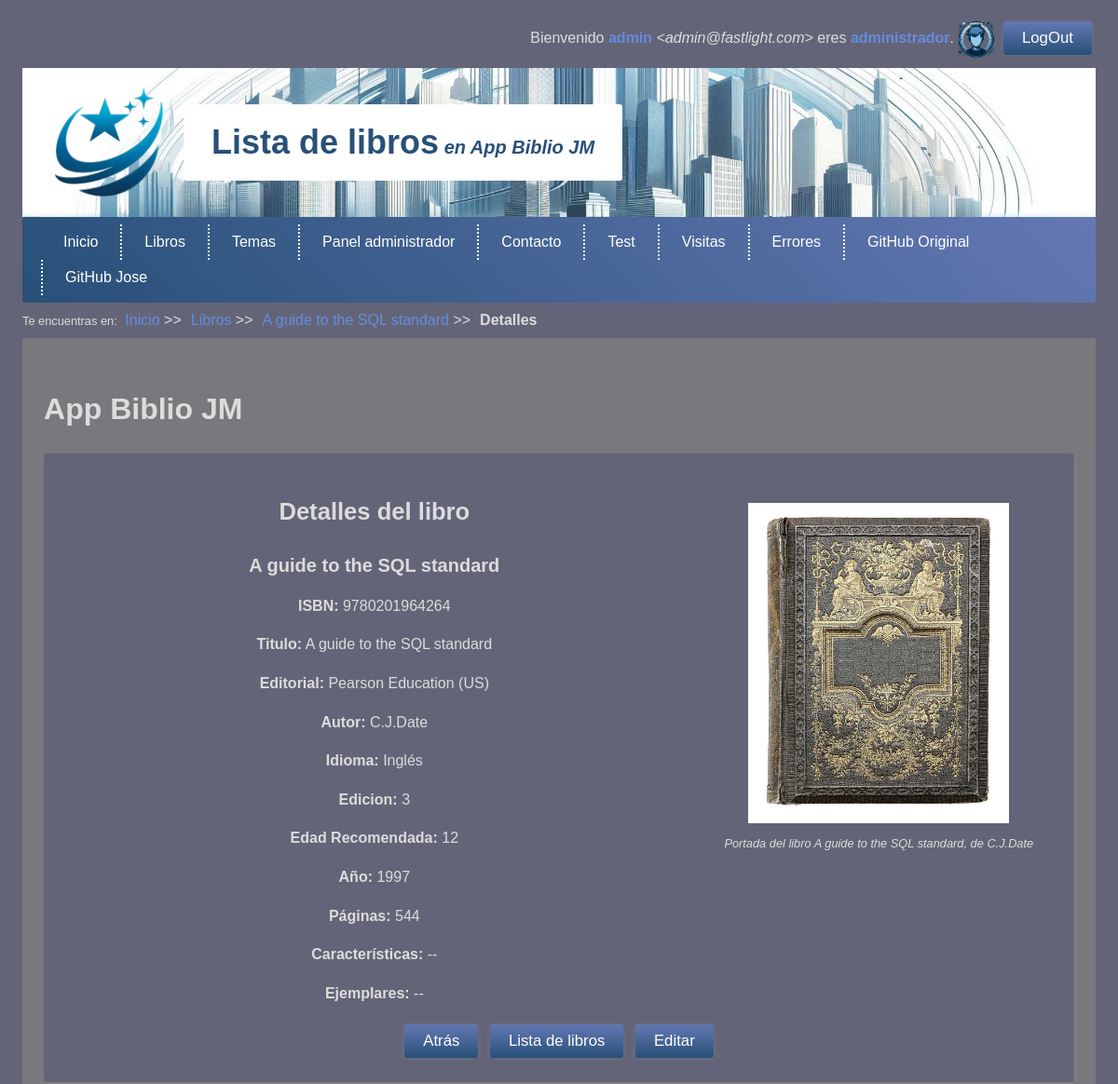
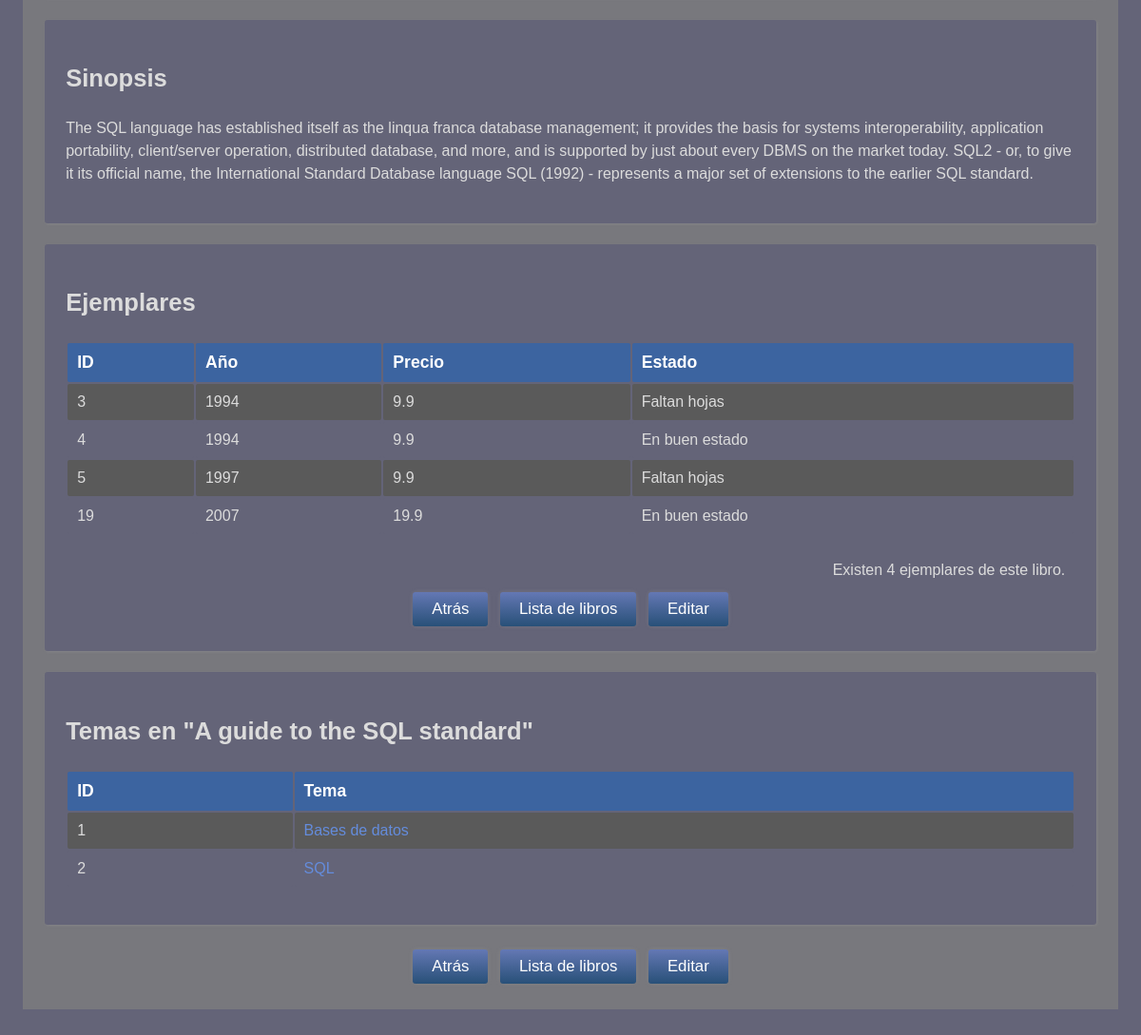
Screenshot of /Libro/show/2 (signed in) with the database file from the repository (2 pictures, top to bottom).
### tables this page shows
CREATE TABLE libros (
  id INT AUTO_INCREMENT PRIMARY KEY,
  isbn CHAR(17) NOT NULL UNIQUE KEY,
  titulo VARCHAR(256) NOT NULL,
  editorial VARCHAR(256) NOT NULL,
  idioma VARCHAR(64) NOT NULL DEFAULT 'Castellano',
  autor VARCHAR(256) NOT NULL,
  edicion INT NOT NULL DEFAULT 1 COMMENT 'Número de edición',
  anyo INT NULL DEFAULT NULL COMMENT 'Año de publicación',
  edadrecomendada INT DEFAULT 0 COMMENT '0 significa todos los públicos',
  portada VARCHAR(256) NULL DEFAULT NULL COMMENT 'Nombre del fichero con la imagen de portada',
  caracteristicas VARCHAR(256) DEFAULT NULL COMMENT 'Tapa dura, blanda, edición de bolsillo...',
  sinopsis TEXT NULL DEFAULT NULL,
  paginas INT NULL DEFAULT NULL
);

CREATE TABLE ejemplares (
  id INT AUTO_INCREMENT PRIMARY KEY,
  idlibro INT NOT NULL,
  anyo INT NOT NULL COMMENT 'Año de adquisición',
  precio FLOAT NOT NULL DEFAULT 0 COMMENT 'precio de adquisición',
  estado VARCHAR(256) DEFAULT NULL COMMENT 'Como nuevo, páginas rotas, páginas pintadas...', 
  
   
   
   
  FOREIGN KEY (idlibro) REFERENCES libros(id) 
		ON UPDATE CASCADE ON DELETE CASCADE
);

CREATE TABLE temas (
  id INT AUTO_INCREMENT PRIMARY KEY,
  tema VARCHAR(256) NOT NULL COMMENT 'Nombre del tema, por ejemplo ciencia o autoayuda',
  descripcion TEXT NOT NULL
);

### app/libraries/View.php (called while the page is built, shortened)
<?php
class View{
    private string $name;
    public function __construct(
        string $name      = '',
        array $parameters = []
    ){
        $this->name       = $name;
    }
    public function load(){
        $template = new (TEMPLATE);
        try{
            @require VIEWS_FOLDER."/$this->name.php";
        }catch(Throwable $e){
            $message = DEBUG ?
            "<p>ERROR en la vista <b>".VIEWS_FOLDER."/$this->name.php</b>.</p>
             <p>INFORMACIÓN ADICIONAL: ".$e->getMessage()."</p>" :
             "Error al cargar la página.";
             throw new ViewException($message);
        }
    }
}

### app/http/ViewResponse.php (called while the page is built, shortened)
<?php
class ViewResponse extends Response{
    protected View $view;
    public function __construct(
        string $name,
        array $params       = [],
        int $httpCode       = 200,
        string $status      = 'OK'
    ){
        $this->view = new View($name, $params);
    }
    public function send(){
        $this->view->load();
        die();
    }
}

### public/index.php (called while the page is built, shortened)
<?php
require '../app/autoload.php';
require '../app/helpers/helpers.php';
try{
    switch(strtoupper(APP_TYPE)){
        case 'WEB' :  $kernel   = new App();
                      $response = $kernel->boot();
                      break;
    }
    $response->send();
}catch(Throwable $t){
    $mensaje = DEBUG ?
        'ERROR en el proceso de arranque: '.$t :
        'Se produjo un error, contacte con el administrador '.ADMIN_EMAIL.' si es necesario.';
    abort(500, 'INTERNAL SERVER ERROR', $mensaje, $t)->send();
}

### app/autoload.php (called while the page is built, shortened)
<?php
    function load(string $clase){
        foreach(AUTOLOAD_DIRECTORIES as $directorio){
           $ruta="$directorio/$clase.php";
           if(is_readable($ruta)){
                break;
           }
        }
    }

### app/libraries/Login.php (called while the page is built, shortened)
<?php
class Login{
    private static ?Authenticable $activeUser = NULL;
    public static function init(){
        self::$activeUser = Session::get('user') ??  NULL;
    }
	public static function user():?Authenticable{
	    return self::$activeUser;
	}
	public static function guest():bool{
	    return empty(self::user());
	}
	public static function role(string $role):bool{
	    return self::user() && self::user()->hasRole($role);
	}
	public static function oneRole(array $roles):bool{
	    return self::user() && self::user()->oneRole($roles);
    }
}

### app/interfaces/Authorizable.php (called while the page is built, shortened)
<?php
    trait Authorizable{
        public function hasRole(string $role):bool{
            return in_array($role, $this->roles);
        }
        public function oneRole(array $roles):bool{
            foreach($roles as $role)
                if($this->hasRole($role))
                    return true;
             return false;
        }
        public function isAdmin(string $adminRole = ADMIN_ROLE):bool{
            return $this->hasRole($adminRole);
        }
    }

### mvc/models/Model.php (called while the page is built, shortened)
<?php
abstract class Model{
    public static function getTable():string{
        return get_called_class()::$table ?? strtolower(get_called_class()).'s';
    }
    protected static function getJsonFields():array{
        return get_called_class()::$jsonFields ?? [];
    }
    public function parseJsonFields():object{
        $properties = self::getJsonFields();
        return $this;
    }
    public static function find(int $id = 0):?object{
        $table = self::getTable();
        $query = "SELECT * FROM $table WHERE id=$id";
        $entity = (DB_CLASS)::select($query, get_called_class());
        if($entity)
            $entity->parseJsonFields();
        return $entity;
    }
    public static function findOrFail(
        int $id = 0,
        ?string $message = NULL
    ):object{
        $entity = get_called_class()::find($id);
        return $entity;
    }
    public function hasMany(
        string $related,
        string $foreignKey = null,
        string $localKey = 'id'
    ):array{
        $tabla = $related::$table ?? strtolower($related).'s';
        $foreignKey = $foreignKey ?? 'id'.strtolower(get_called_class());
        $consulta = "SELECT * FROM $tabla WHERE $foreignKey = ".$this->$localKey;
        $entities =  (DB_CLASS)::selectAll($consulta, $related);
        return $entities;
    }
    public function belongsToMany(
        string $related,
        string $intermediateTable = NULL,
        string $foreign1 = NULL,
        string $foreign2 = NULL,
        string $owner1 = 'id',
        string $owner2 = 'id'
    ):array{
        $tabla1 = self::getTable();
        $tabla2 = $related::$table ?? strtolower($related).'s';
        $tablas = [$tabla1, $tabla2];
        sort($tablas);
        $intermedia = $intermediateTable ?? $tablas[0]."_".$tablas[1];
        $foreign1 = $foreign1 ?? 'id'.strtolower(get_called_class());
        $foreign2 = $foreign2 ?? 'id'.strtolower($related);
        $consulta="SELECT $tabla2.* FROM $tabla2
                    INNER JOIN $intermedia ON $tabla2.$owner2 = $intermedia.$foreign2
                    INNER JOIN $tabla1 ON $intermedia.$foreign1 = $tabla1.$owner1
                WHERE $tabla1.$owner1 = ".$this->$owner1;
        $entities =  (DB_CLASS)::selectAll($consulta, $related);
        return $entities;
    }
}

### app/libraries/DBPDO.php (called while the page is built, shortened)
<?php
class DBPDO extends DB{
    private static $conexion = null;
    public static function get():object{
        if(!self::$conexion){
            $dsn = SGDB.':host='.DB_HOST.':'.DB_PORT.';dbname='.DB_NAME.';charset='.DB_CHARSET;
            try{
                self::$conexion = new PDO($dsn, DB_USER, DB_PASS);
            }catch(Throwable $e){
                $message = "No se pudo conectar con la Base de datos. ";
                if(DEBUG)
                    $message .= "Revisa la configuración: ".$dsn;
                throw new DatabaseException($message);
            }
        }
        return self::$conexion;
    }
    public static function query(string $consulta){
        try{
            $resultado = self::get()->query($consulta);
            return $resultado;
        }catch(Throwable $e){
            if(DEBUG){
                $mensaje = "ERROR EN LA CONSULTA: ";
                $mensaje .= "<p><b>$consulta</b></p>";
                $mensaje .= "<p>".(self::get()->errorInfo()[2])."</p>";
                throw new SQLException($mensaje);
            }else
                throw new SQLException('ERROR al realizar la operación.');
        }
    }
    public static function select(
        string $consulta,
        string $class='stdClass'
    ):?object{
        $resultado = self::query($consulta);
        $objeto = $resultado->fetchObject($class);
        return $objeto === false ? NULL : $objeto;
    }
    public static function selectAll(
        string $consulta,
        string $class='stdClass'
    ):array{
        $resultados = self::query($consulta);
        $objetos = [];
        while($r = $resultados->fetchObject($class))
            $objetos[] = $r;
        return $objetos;
    }
}

### mvc/controllers/LibroController.php (called while the page is built, shortened)
<?php
class LibroController extends Controller{
	public function show(int $id=0) {
		$libro = Libro::findOrFail($id, 'No se encontró el libro indicado');
		$ejemplares= $libro->hasMany('Ejemplar');
		$temas = $libro->getTemas();
		return view ('libro/show',[
				'libro'=>$libro,
				'ejemplares'=>$ejemplares,
				'temas'=>$temas
				]);
	}
}

### app/core/App.php (called while the page is built, shortened)
<?php
class App extends Kernel{
    public function boot():Response{
        try{
            $url = request()->get('url') ?? NULL;
            $url = $url ? explode('/', rtrim($url, '/')) : [];
            $controller = empty($url[0]) ?
                DEFAULT_CONTROLLER :
                ucfirst(strtolower(array_shift($url))).'Controller';
            $method = empty($url[0]) ?
                DEFAULT_METHOD :
                strtolower(array_shift($url));
            $controllerInstance = new $controller();
            return $controllerInstance->$method(...$url);
        }catch(NotIdentifiedException $e){
            Session::set('_pending_operation', '/'.request()->get('url'));
            return redirect('/Login');
        }catch(Throwable $t){
            $mensaje = DEBUG ?
                (new DebugInformation($t, $controller, $method, $url))->toHtml() :
                "No se pudo realizar la operación solicitada.";
            if(LOG_ERRORS)
                Log::addMessage(ERROR_LOG_FILE, get_class($t), $t->getMessage());
            if(DB_ERRORS)
                AppError::new(get_class($t), $t->getMessage());
            return abort(500, 'INTERNAL SERVER ERROR', $mensaje, $t);
        }
    }
}

### mvc/models/Libro.php (called while the page is built, shortened)
<?php
class Libro extends Model{
	public function getTemas():array{
		$temas = $this->belongsToMany('Tema','temas_libros');
		return $temas;
	}
}

### mvc/views/libro/show.php (the view, shortened to what this page needs)
<!DOCTYPE html>
<html lang="es">
<head>
		<?= $template->css() ?>
	</head>
<body>
		<?= $template->login() ?>
		<?= $template->header('Lista de libros') ?>
		<?= $template->menu() ?>
		<?= $template->breadCrumbs(['Libros'=>'/Libro',$libro->titulo=>'/Libro/show/'.$libro->id,'Detalles'=>null]) ?>
	<main>
		<h1><?=APP_NAME?></h1>
		<section id="detalles" class="flex-container gap2">
			<div class="flex2 centered">
				<h2>Detalles del libro</h2>
				<h3><?=$libro->titulo?></h3>
				<p><b>ISBN:</b> 	<?= $libro->isbn ?></p>
				<p><b>Titulo:</b>  	<?= $libro->titulo ?></p>
				<p><b>Editorial:</b>  	<?= $libro->editorial ?></p>
				<p><b>Autor:</b>  	<?= $libro->autor ?></p>
				<p><b>Idioma:</b>  	<?= $libro->idioma ?></p>
				<p><b>Edicion:</b>  	<?= $libro->edicion ?></p>
				<p><b>Edad Recomendada:</b> 	<?= $libro->edadrecomendada ?? 'Pdt calificación' ?></p>
				<p><b>Año:</b>  	<?= $libro->anyo ?? ' -- '?></p>
				<p><b>Páginas:</b>  	<?= $libro->paginas ?? ' -- '?></p>
				<p><b>Características:</b>  	<?= $libro->caracterisitcas ?? ' -- '?></p>
				<p><b>Ejemplares:</b>  	<?= $libro->ejemplares ?? ' -- '?></p>
			</div>
			<figure class="flex1 centrado p2">
				<img src="<?=BOOK_IMAGE_FOLDER.'/'.($libro->portada ?? DEFAULT_BOOK_IMAGE)?>"
				 	class="cover enlarge-image" alt="Portada del libro <?= $libro->titulo?>">
				 <figcaption>Portada del libro <?= "$libro->titulo, de $libro->autor"?> </figcaption>
			</figure>
			<div class="centrado w100">
			<a class="button" onclick="history.back()">Atrás</a>
			<a class="button" href="/Libro/list">Lista de libros</a>
			<a	class="button" href="/Libro/edit/<?=$libro->id?>">Editar</a>
		</div>
		</section>
		<section>
			<h2>Sinopsis</h2>
			<p><?= $libro->sinopsis ? paragraph($libro->sinopsis) : 'SIN DETALLES'?></p>
		</section>
		<section>
			<h2>Ejemplares</h2>
			<?php
			if(!$ejemplares){
					echo "<div class='warning p2'><p>No hay ejemplares de este libro.</p></div>";
			} else { ?>
				<table class="table w100 centered-block">
					<tr>
						<th>ID</th><th>Año</th><th>Precio</th><th>Estado</th>
					</tr>
					<?php
					foreach($ejemplares as $ejemplar){ ?>
						<tr>
							<td> <?=$ejemplar->id ?></td>
							<td> <?=$ejemplar->anyo ?></td>
							<td> <?=$ejemplar->precio ?></td>
							<td> <?=$ejemplar->estado ?></td>
						</tr>
					<?php } ?>
				</table>
				<div class="p1 right">
					Existen <?= sizeof($ejemplares) ?> ejemplares de este libro.
				</div>
			<?php } ?>
			<div class="centrado">
			<a class="button" onclick="history.back()">Atrás</a>
			<a class="button" href="/Libro/list">Lista de libros</a>
			<a	class="button" href="/Libro/edit/<?=$libro->id?>">Editar</a>
		</div>
		</section>
		<section>
			<h2>Temas en <b>"<?= $libro->titulo?>"</b></h2>
			<?php
			if(!$temas){
				echo "<div class='warning p2'><p>No se han indicado temas.</p></div>";
			} else { ?>
				<table class="table w100">
					<tr>
						<th>ID</th>
						<th>Tema</th>
					</tr>
				<?php foreach($temas as $tema){?>
					<tr>
						<td><?= $tema->id ?></td>
						<td><a href='/Tema/show/<?=$tema->id ?>'>
							<?= $tema->tema?></a>
						</td>
					</tr>
					<?php } ?>
				</table>
			<?php } ?>
		</section>
		<div class="centrado">
			<a class="button" onclick="history.back()">Atrás</a>
			<a class="button" href="/Libro/list">Lista de libros</a>
			<a	class="button" href="/Libro/edit/<?=$libro->id?>">Editar</a>
		</div>
	</main>
</body>
</html>

### app/helpers/helpers.php (shortened to what this page needs)
<?php
function paragraph(
    string $text = '',
    bool $edges = true,
    bool $collapse = true
):string{
    $text =  str_replace("\n", "</p><p>", $edges ? "<p>$text</p>" : $text);
    $text =  str_replace('&#13;', "</p><p>", $edges ? "<p>$text</p>" : $text);
    if($collapse){
        $text = preg_replace('/\s+/', ' ', $text);
        $text = preg_replace('/(\s<)/', '<', $text);
        $text = preg_replace('/(>\s)/', '>', $text);
    }
    return $text;
}

### public/css/dark.css (style rules this page uses)
:root { --primary-bg-color: rgb(40, 80, 120); --primary-font-color: rgb(255, 255, 255); --primary-soft-color: rgb(100, 120, 180); --secondary-bg-color: rgb(20, 120, 80); --secondary-font-color: rgb(255, 255, 255); --secondary-soft-color: rgb(80, 160, 100); --shadow-color: rgba(160, 160, 160, 0.3); --font-shadow-color: rgba(0, 0, 0, 0.3); --bg-color: rgb(100, 100, 120); --font-color: rgb(220, 220, 220); --border-color: rgb(20, 20, 20); --a-color: rgb(100, 140, 220); --main-bg-color: rgb(120, 120, 125); --th-bg-color: rgb(60, 100, 160); --th-font-color: rgb(255, 255, 255); --td-odd-bg-color: var(--bg-color); --td-even-bg-color: rgb(90, 90, 90); --tfoot-bg-color: rgb(120, 120, 120); --tfoot-font-color: rgb(255, 255, 255); --form-bg-color: var(--bg-color); --input-bg-color: rgb(160, 160, 160); --footer-bg-color: rgba(60, 60, 60, 0.85); --modal-bg-color: rgba(120, 120, 120, 0.85); }

### public/css/base_phone.css (style rules this page uses)
.w50, .w75, .w100 { width: 100% }
body { margin: 0; padding: 0; width: 100%; }

### public/css/base_printer.css (style rules this page uses)
* { color: #006 !important; border:none; }
main .flex-container { display: initial; }
body { width: 100%; border:none; box-shadow: none; margin: 0px; padding: 0px; }
main { border: none; padding: 0px; }
p { margin-bottom: 1.2rem; }
table { border: solid 1px lightgrey; }
table tr, table td { border: none !important; font-size: 0.8rem !important; }
table th, table td { background-color: transparent !important; }
table th { border-bottom: solid 1px lightgrey !important; font-size: 1rem !important; }
table tr:nth-of-type(even) { background-color: unset; box-shadow: inset 0 0 0 200px #eee; }
table tr:nth-of-type(odd) { background-color: #fff; }

### rows the page displays
libros: titulo "A guide to the SQL standard", isbn "9780201964264", editorial "Pearson Education (US)", autor "C.J.Date", idioma "Inglés", edicion "3", edadrecomendada "12", anyo "1997", paginas "544", sinopsis "The SQL language has established itself as the linqua franca database management; it provides the basis for systems interoperability, application portability, client/server operation, distributed database, and more, and is supported by just about every DBMS on the market today. SQL2 - or, to give it its official name, the International Standard Database language SQL (1992) - represents a major set of extensions to the earlier SQL standard."
ejemplares: id "3", anyo "1994", precio "9.9", estado "Faltan hojas"
ejemplares: id "4", anyo "1994", precio "9.9", estado "En buen estado"
ejemplares: id "5", anyo "1997", precio "9.9", estado "Faltan hojas"
ejemplares: id "19", anyo "2007", precio "19.9", estado "En buen estado"
temas: id "1", tema "Bases de datos"
temas: id "2", tema "SQL"

### other values shown
$user->displayname "admin"
$user->email "admin@fastlight.com"
$title "Lista de libros"
APP_NAME "App Biblio JM"
$miga "Inicio"
$miga "Libros"
$miga "A guide to the SQL standard"
$miga "Detalles"
$libro->caracterisitcas "--"
$libro->ejemplares "--"
sizeof($ejemplares) "4"
